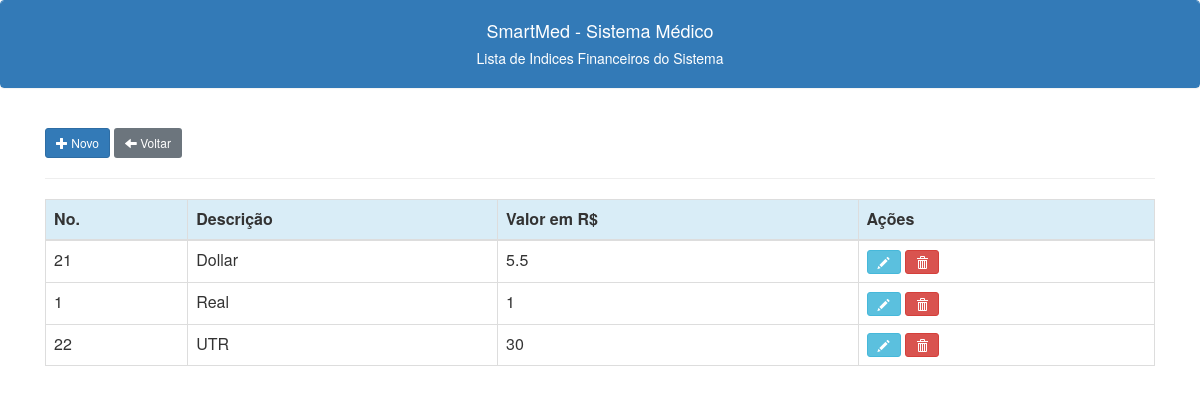
The page /indices_lista.php on the database as committed earlier.
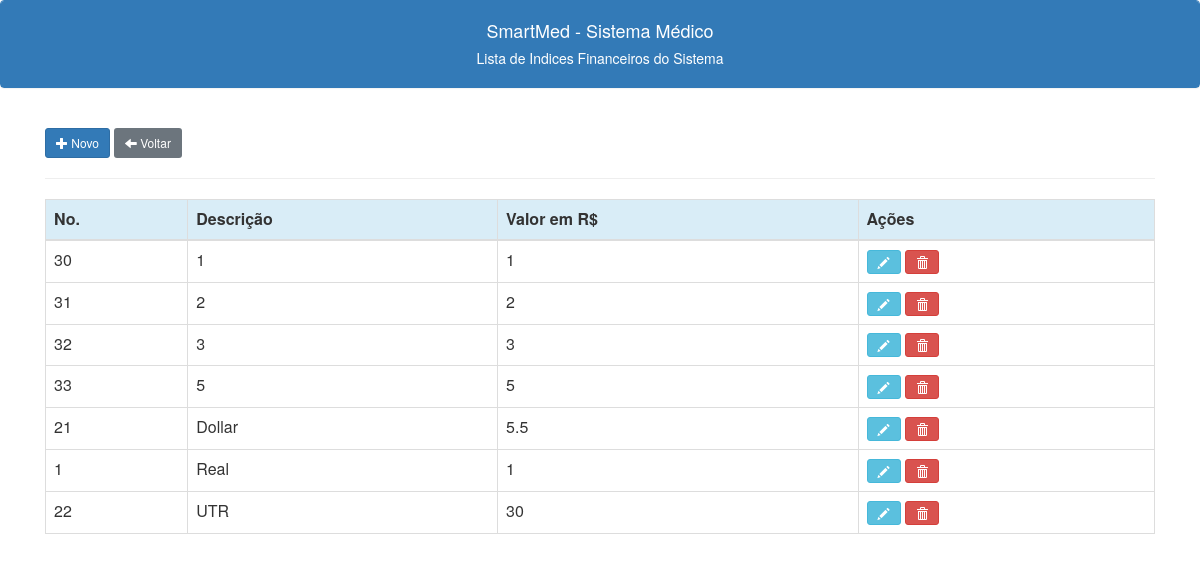
The same page on the database as committed later.
### tables this page shows
CREATE TABLE IF NOT EXISTS `indices` (
  `id` int NOT NULL AUTO_INCREMENT,
  `descricao` varchar(100) NOT NULL,
  `valor` float DEFAULT NULL,
  PRIMARY KEY (`id`)
);

### indices_lista.php (the view, shortened to what this page needs)
<?php
include("conexao.php");
include("links.php");
?>
<!doctype html>
<html lang="en">
<head>
</head>
<body>
    <div class="panel panel-primary class">
        <div class="panel-heading text-center">
            <h4>SmartMed - Sistema Médico</h4>
            <h5>Lista de Indices Financeiros do Sistema<h5>
        </div>
    </div>
    <br>
    <div class="container -my5">
        <button type="button" class="btn btn-primary btn-sm" data-toggle="modal" data-target="#novoindiceModal"><span class="glyphicon glyphicon-plus"></span>
            Novo
        </button>
        <a class="btn btn-secondary btn-sm" href="/smedweb/menu.php"><span class="glyphicon glyphicon-arrow-left"></span> Voltar</a>
        <hr>
        <table class="table display table-bordered tabindices">
            <thead class="thead">
                <tr class="info">
                    <th>No.</th>
                    <th scope="col">Descrição</th>
                    <th scope="col">Valor em R$</th>
                    <th scope="col">Ações</th>
                </tr>
            </thead>
            <tbody>
                <?php
                $c_sql = "SELECT indices.id, indices.descricao, indices.valor" .
                    " FROM indices" .
                    " ORDER BY indices.descricao";
                $result = $conection->query($c_sql);
                while ($c_linha = $result->fetch_assoc()) {
                    echo "
                    <tr>
                    <td>$c_linha[id]</td>
                    <td>$c_linha[descricao]</td>
                    <td>$c_linha[valor]</td>
                    <td>
                    <button class='btn btn-info btn-sm editbtn' data-toggle=modal' title='Editar Indice'><span class='glyphicon glyphicon-pencil'></span></button>
                    <a class='btn btn-danger btn-sm' title='Excluir Indice' href='javascript:func()'onclick='confirmacao($c_linha[id])'><span class='glyphicon glyphicon-trash'></span></a>
                    </td>
                    </tr>
                    ";
                }
                ?>
            </tbody>
        </table>
    </div>
</body>
</html>

Rows that differ between the two databases and show on the page:
added indices: id "30", descricao "1", valor "1"
added indices: id "31", descricao "2", valor "2"
added indices: id "32", descricao "3", valor "3"
added indices: id "33", descricao "5", valor "5"
